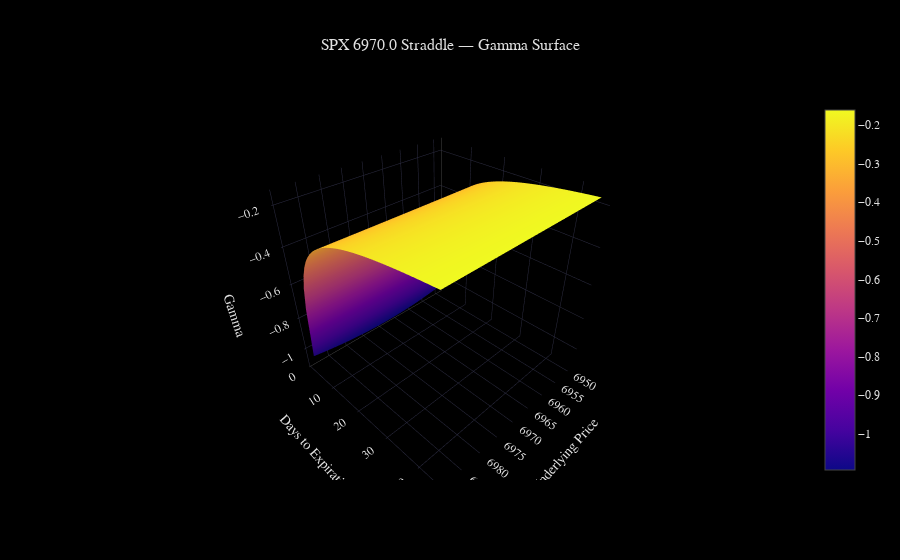

The code cell stored with this chart in its notebook:
### Markdown cell above
## 6. Gamma Surface

Gamma across price x time — reveals how gamma concentrates near ATM as expiration approaches.

### Code cell
from options_analyzer.visualization.surface_charts import plot_gamma_surface

dte_range = np.linspace(1, 45, 40)

surfaces = analyzer.greeks_surface(position, price_range, ivs, dte_range)

fig = plot_gamma_surface(
    price_range, dte_range, surfaces["gamma"],
    title=f"{position.name} — Gamma Surface",
)
fig.show()

### Figure 1 — Plotly figure (JSON) as saved in the notebook; plotly's stock layout.template omitted (floating-point values rounded to 4 significant figures; data arrays with more than 128 entries replaced by an {"elided": "..."} marker saying what was removed)
{"data": [{"colorscale": [[0, "#0d0887"], [0.1111, "#46039f"], [0.2222, "#7201a8"], [0.3333, "#9c179e"], [0.4444, "#bd3786"], [0.5556, "#d8576b"], [0.6667, "#ed7953"], [0.7778, "#fb9f3a"], [0.8889, "#fdca26"], [1, "#f0f921"]], "type": "surface", "x": [6949.0, 6950.0, 6951.0, 6952.0, 6952.0, 6953.0, 6954.0, 6955.0, 6956.0, 6956.0, 6957.0, 6958.0, 6959.0, 6960.0, 6961.0, 6961.0, 6962.0, 6963.0, 6964.0, 6965.0, 6965.0, 6966.0, 6967.0, 6968.0, 6969.0, 6970.0, 6970.0, 6971.0, 6972.0, 6973.0, 6974.0, 6974.0, 6975.0, 6976.0, 6977.0, 6978.0, 6978.0, 6979.0, 6980.0, 6981.0, 6982.0, 6983.0, 6983.0, 6984.0, 6985.0, 6986.0, 6987.0, 6987.0, 6988.0, 6989.0], "y": [1.0, 2.128, 3.256, 4.385, 5.513, 6.641, 7.769, 8.897, 10.03, 11.15, 12.28, 13.41, 14.54, 15.67, 16.79, 17.92, 19.05, 20.18, 21.31, 22.44, 23.56, 24.69, 25.82, 26.95, 28.08, 29.21, 30.33, 31.46, 32.59, 33.72, 34.85, 35.97, 37.1, 38.23, 39.36, 40.49, 41.62, 42.74, 43.87, 45.0], "z": {"elided": "40x50 float values"}}], "layout": {"scene": {"xaxis": {"title": {"text": "Underlying Price"}}, "yaxis": {"title": {"text": "Days to Expiration"}}, "zaxis": {"title": {"text": "Gamma"}}}, "title": {"text": "SPX 6970.0 Straddle — Gamma Surface"}}}
